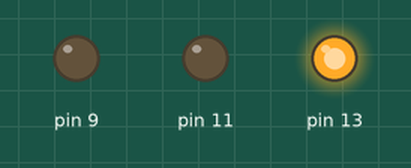
Recording of a sketch running on a simulated Arduino Uno, built with avr-gcc and run on an emulated ATmega328P. Shown: output pins drawn as LEDs (lit = HIGH).

Above: at 0.05 s.
At 0.75 s:
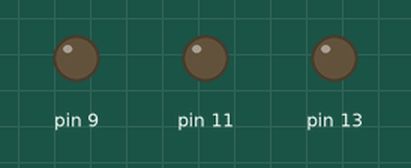
At 1.45 s:
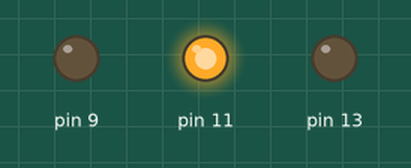
At 2.85 s:
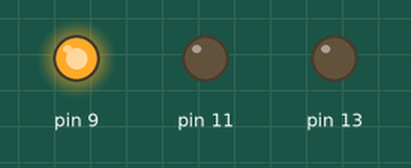
Timing chart, 0 to 3.1 s (numbered marks = the images above):
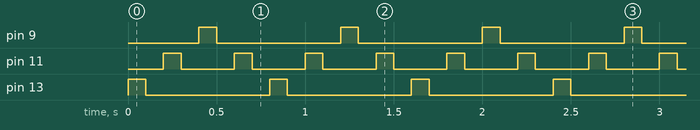

The sketch:

Challenge_1_Kodlari.ino
```cpp
void setup()
{
  pinMode(13, OUTPUT);
  pinMode(11, OUTPUT);
  pinMode(9, OUTPUT);
}

void loop()
{
  digitalWrite(13, HIGH);
  delay(100);
  digitalWrite(13, LOW);
  delay(100);

  digitalWrite(11, HIGH);
  delay(100);
  digitalWrite(11, LOW);
  delay(100);

  digitalWrite(9, HIGH);
  delay(100);
  digitalWrite(9, LOW);
  delay(100);

  digitalWrite(11, HIGH);
  delay(100);
  digitalWrite(11, LOW);
  delay(100);
}
```

Measured:
- by itself, pin 9, pin 13: alternates HIGH for 0.10 s and LOW for 0.70 s
- by itself, pin 11: alternates HIGH for 0.10 s and LOW for 0.30 s
